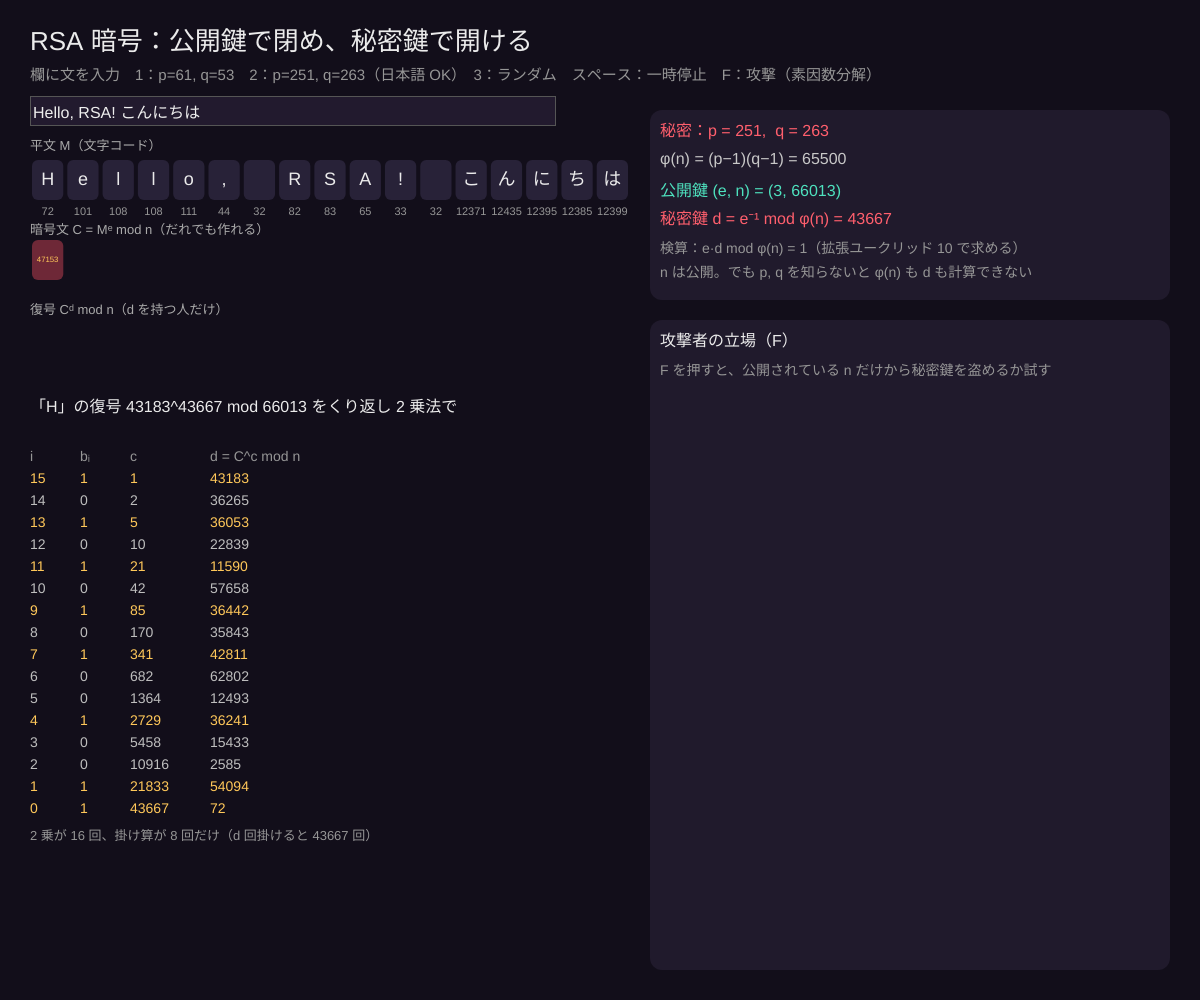
Frame 1 (no input)
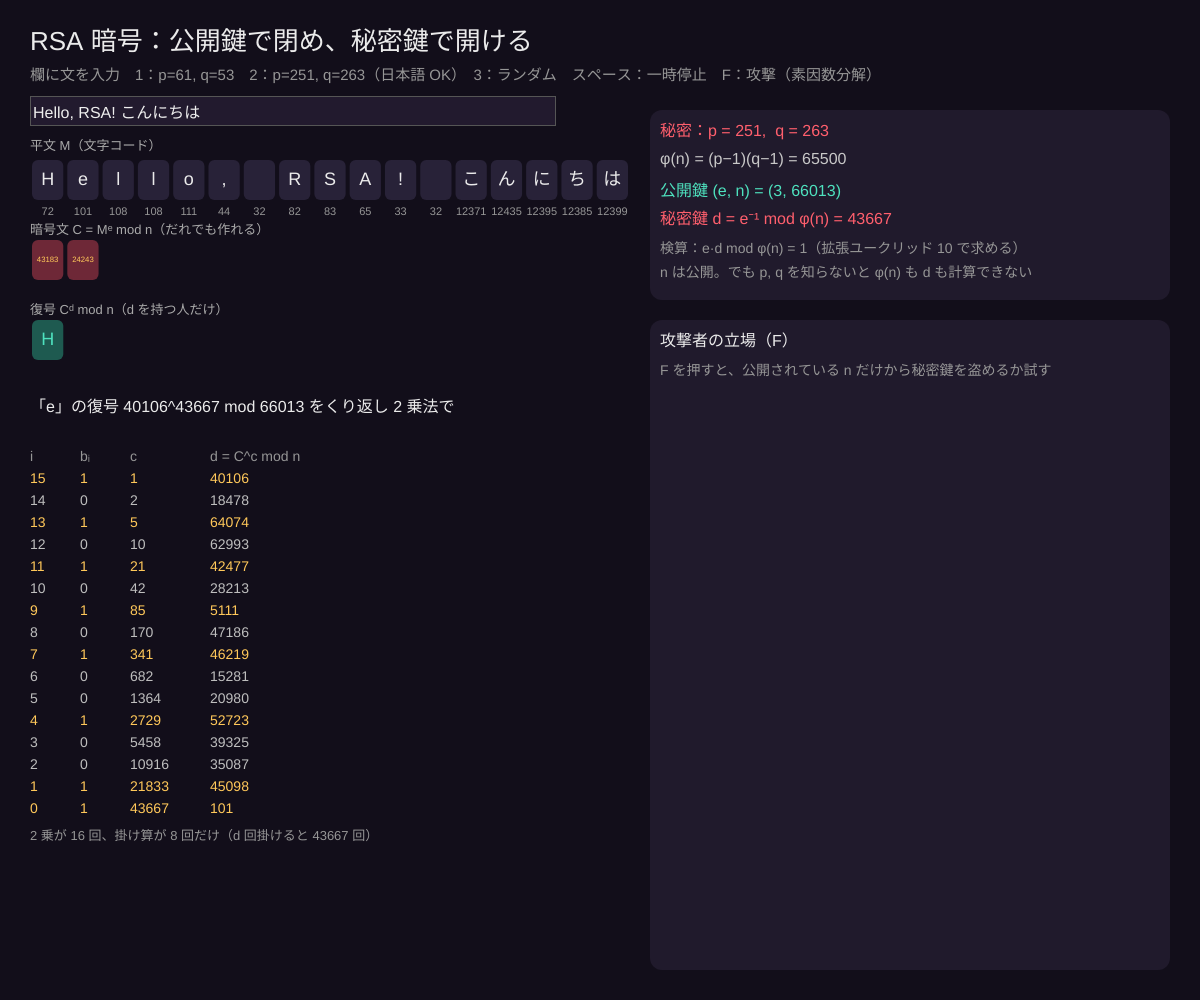
Frame 60 (no input)
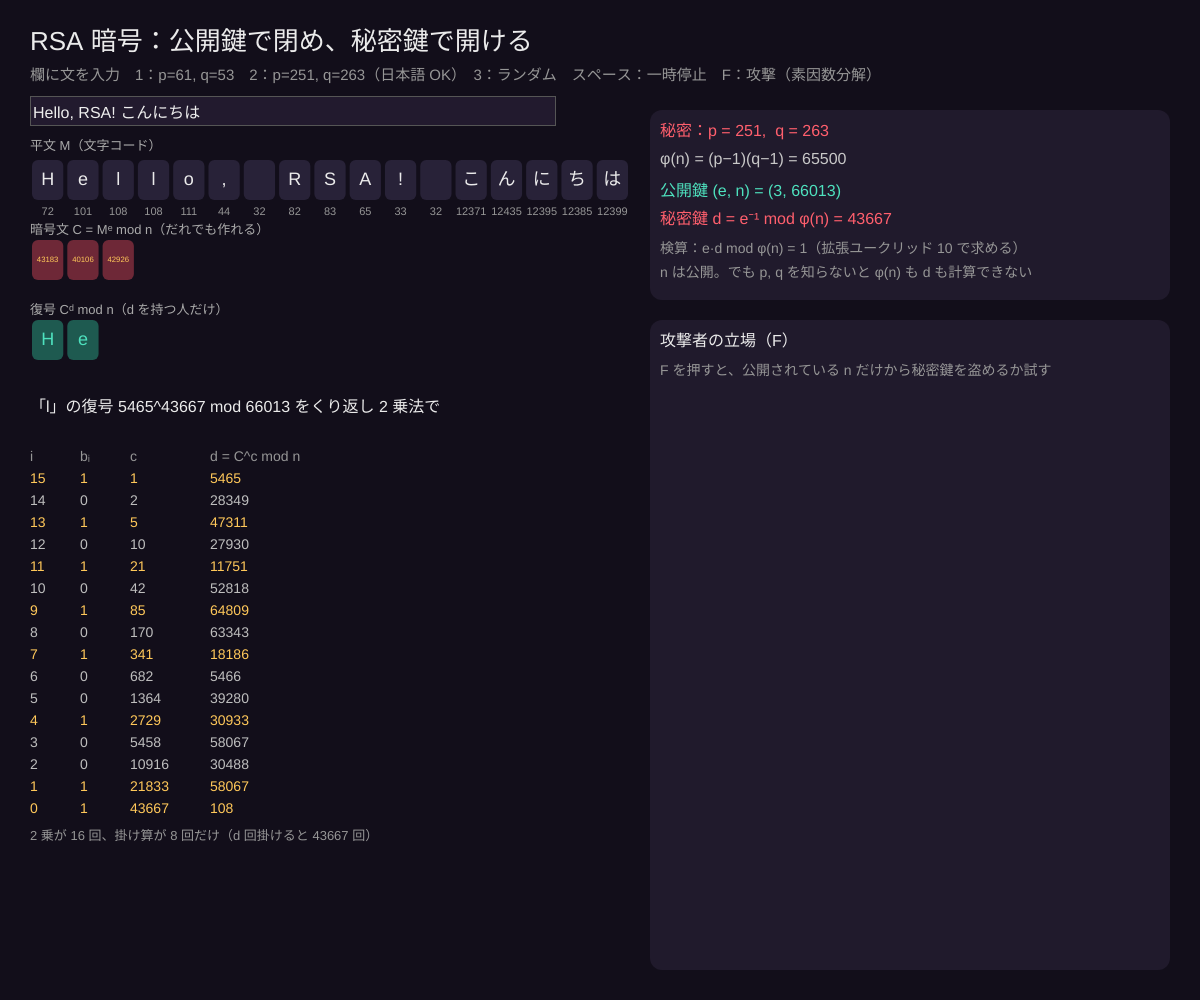
Frame 120 (the mouse pressed at the canvas centre since frame 60)

The p5.js sketch that drew these frames (run headless with seeded random() and noise() and a simulated clock; from frame 60 on, the mouse is pressed at the canvas centre):

// p5.js sketch
// ── sketch.js
// ============================================
// 13 RSA 暗号：だれでも閉められて、1 人だけが開けられる鍵
// 2 つの素数 p, q → n = pq、φ(n) = (p−1)(q−1)、e と互いに素な公開鍵 e、秘密鍵 d = e⁻¹ mod φ(n)
// 暗号化 C = Mᵉ mod n、復号 M = Cᵈ mod n。累乗は「くり返し 2 乗法」で速く計算
// 上の欄に文を入力 / 1：p=61, q=53（英数字）  2：p=251, q=263（日本語も OK）  3：ランダムな素数
// スペース：一時停止 / F：n を素因数分解して攻撃してみる
// ============================================

let speed = 50; // ★ 1 文字を暗号化する間隔（フレーム）

let p, q, n, ph, e, d, inp, msgChars = [], t = 0, paused = false, attack = null;

function setup() {
  createCanvas(windowWidth, windowHeight);
  textWrap(CHAR);
  inp = createInput('Hello, RSA! こんにちは');
  inp.position(30, 96); inp.size(min(520, width * 0.45), 26);
  inp.style('font-size', '16px'); inp.style('background', '#221a2e'); inp.style('color', '#eee'); inp.style('border', '1px solid #555');
  inp.input(() => { t = 0; });
  setKeys(2);
}

function isPrime(x) { if (x < 2) return false; for (let k = 2; k * k <= x; k++) if (x % k === 0) return false; return true; }
function modPow(a, b, m) { let r = 1n; a %= m; while (b > 0n) { if (b & 1n) r = (r * a) % m; a = (a * a) % m; b >>= 1n; } return r; }
function modInv(a, m) { let [r0, r1, s0, s1] = [a, m, 1n, 0n]; while (r1) { let qq = r0 / r1; [r0, r1] = [r1, r0 - qq * r1]; [s0, s1] = [s1, s0 - qq * s1]; } return ((s0 % m) + m) % m; }
function gcdB(a, b) { while (b) [a, b] = [b, a % b]; return a; }

function setKeys(k) {
  if (k === 1) { p = 61n; q = 53n; }
  if (k === 2) { p = 251n; q = 263n; }
  if (k === 3) { let pick = () => { let x; do { x = floor(random(260, 900)); } while (!isPrime(x)); return BigInt(x); }; p = pick(); do { q = pick(); } while (q === p); }
  n = p * q; ph = (p - 1n) * (q - 1n);
  for (let c of [3n, 5n, 17n, 257n, 65537n]) if (c < ph && gcdB(c, ph) === 1n) { e = c; break; }
  d = modInv(e, ph); t = 0; attack = null;
}

function draw() {
  background(18, 14, 26);
  if (!paused) t++;
  fill(235); noStroke(); textSize(26); textAlign(LEFT, BASELINE);
  text('RSA 暗号：公開鍵で閉め、秘密鍵で開ける', 30, 50);
  textSize(15); fill(150);
  text('欄に文を入力　1：p=61, q=53　2：p=251, q=263（日本語 OK）　3：ランダム　スペース：' + (paused ? '再開' : '一時停止') + '　F：攻撃（素因数分解）', 30, 80);

  // 鍵
  let kx = width * 0.55, ky = 110, kw = width - kx - 30;
  fill(32, 26, 44); rect(kx - 10, ky, kw + 10, 190, 12);
  textAlign(LEFT, TOP); textSize(16);
  fill(255, 95, 109); text(`秘密：p = ${p},  q = ${q}`, kx, ky + 14);
  fill(200); text(`φ(n) = (p−1)(q−1) = ${ph}`, kx, ky + 42);
  fill(78, 225, 190); text(`公開鍵 (e, n) = (${e}, ${n})`, kx, ky + 74);
  fill(255, 95, 109); text(`秘密鍵 d = e⁻¹ mod φ(n) = ${d}`, kx, ky + 102);
  fill(150); textSize(14); text(`検算：e·d mod φ(n) = ${(e * d) % ph}（拡張ユークリッド 10 で求める）`, kx, ky + 132);
  text('n は公開。でも p, q を知らないと φ(n) も d も計算できない', kx, ky + 156);

  // 文字ごとの暗号化
  let chars = Array.from(inp.value()).slice(0, 18), shown = min(chars.length, floor(t / speed) + 1);
  let cw = min(66, (width * 0.5) / max(1, chars.length)), x0 = 30, y0 = 160;
  textAlign(CENTER, CENTER);
  let cur = -1;
  for (let i = 0; i < chars.length; i++) {
    let M = BigInt(chars[i].codePointAt(0)), x = x0 + i * cw + cw / 2;
    fill(40, 34, 56); rect(x0 + i * cw + 2, y0, cw - 4, 40, 6);
    fill(235); textSize(18); text(chars[i], x, y0 + 20);
    textSize(11); fill(150); text(String(M), x, y0 + 52);
    if (i >= shown) continue;
    if (M >= n) { fill(255, 110, 110); textSize(12); text('M ≥ n\n鍵を 2 に', x, y0 + 110); continue; }
    let C = modPow(M, e, n), back = modPow(C, d, n);
    let age = t - i * speed, scramble = age < speed * 0.6;
    fill(110, 40, 55); rect(x0 + i * cw + 2, y0 + 80, cw - 4, 40, 6);
    fill(255, 200, 90); textSize(min(13, cw * 0.22)); text(scramble ? String(floor(random(Number(n)))) : String(C), x, y0 + 100);
    if (age > speed * 0.6) { fill(30, 90, 80); rect(x0 + i * cw + 2, y0 + 160, cw - 4, 40, 6); fill(78, 225, 190); textSize(18); text(String.fromCodePoint(Number(back)), x, y0 + 180); }
    cur = i;
  }
  textAlign(LEFT, CENTER); textSize(13); fill(170);
  text('平文 M（文字コード）', x0, y0 - 14); text('暗号文 C = Mᵉ mod n（だれでも作れる）', x0, y0 + 70); text('復号 Cᵈ mod n（d を持つ人だけ）', x0, y0 + 150);

  // くり返し 2 乗法の表（いまの文字の復号）
  if (cur >= 0) {
    let M = BigInt(chars[cur].codePointAt(0));
    if (M < n) {
      let C = modPow(M, e, n), bits = d.toString(2), cc = 0, dd = 1n, ty = y0 + 240;
      fill(235); textSize(16); textAlign(LEFT, TOP);
      text(`「${chars[cur]}」の復号 ${C}^${d} mod ${n} をくり返し 2 乗法で`, x0, ty, width * 0.5); ty += 50;
      let colsX = [x0, x0 + 50, x0 + 100, x0 + 180];
      textSize(14); fill(150); ['i', 'bᵢ', 'c', 'd = C^c mod n'].forEach((h, j) => text(h, colsX[j], ty)); ty += 22;
      let rh = min(22, (height - ty - 60) / bits.length);
      for (let i = 0; i < bits.length; i++) {
        cc *= 2; dd = (dd * dd) % n;
        if (bits[i] === '1') { cc += 1; dd = (dd * C) % n; }
        fill(bits[i] === '1' ? color(255, 200, 90) : color(190)); textSize(min(14, rh * 0.8));
        text(bits.length - 1 - i, colsX[0], ty); text(bits[i], colsX[1], ty); text(cc, colsX[2], ty); text(String(dd), colsX[3], ty);
        ty += rh;
      }
      fill(150); textSize(13); text(`2 乗が ${bits.length} 回、掛け算が ${bits.split('').filter(c => c === '1').length} 回だけ（d 回掛けると ${d} 回）`, x0, ty + 6);
    }
  }
  // 攻撃
  let ay = ky + 210;
  fill(32, 26, 44); rect(kx - 10, ay, kw + 10, height - ay - 30, 12);
  fill(235); textSize(16); textAlign(LEFT, TOP); text('攻撃者の立場（F）', kx, ay + 14);
  textSize(14);
  if (attack) {
    fill(255, 200, 90); text(`試し割りで n = ${n} を割ってみる… ${attack.tries} 回で p = ${attack.p} を発見`, kx, ay + 44, kw - 10);
    fill(255, 95, 109); text(`→ q = ${n / attack.p}、φ(n) と d = ${modInv(e, (attack.p - 1n) * (n / attack.p - 1n))} が計算できてしまった！`, kx, ay + 90, kw - 10);
    fill(150); text(`n が 617 けた（2048 ビット）なら、試し割りは宇宙の寿命でも終わらない。速い分解法（15 のポラードのロー法など）でも無理 → これが RSA の安全性`, kx, ay + 140, kw - 10);
  } else { fill(150); text('F を押すと、公開されている n だけから秘密鍵を盗めるか試す', kx, ay + 44, kw - 10); }
}

function keyPressed() {
  if (document.activeElement === inp.elt) return;
  if (key >= '1' && key <= '3') setKeys(int(key));
  if (key === ' ') paused = !paused;
  if (key === 'f' || key === 'F') { let k = 2n, tries = 0; while (n % k !== 0n) { k++; tries++; } attack = { p: k, tries: tries + 1 }; }
}
function windowResized() { resizeCanvas(windowWidth, windowHeight); }

// ---------- やってみよう ----------
// 1. 同じ文字は同じ暗号文になる → 文字の出現回数で解読されてしまう。実際の RSA は乱数を混ぜる（パディング）
// 2. 1 の鍵で日本語を入れると M ≥ n になる。なぜダメ？（mod n で別の数と区別できない）
// 3. e と d を入れかえると「署名」になる：秘密鍵で作って、公開鍵でだれでも確かめられる
